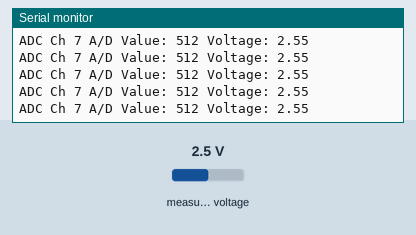
The sketch below on a simulated Arduino Uno, built with avr-gcc and run on an emulated ATmega328P. Shown: the last lines printed to the serial monitor. Wiring (inferred from the names in the program): MCP3008 converter: CS pin 10. The inputs (shaded band) are chosen by the test bench; at power-on: measured voltage 2.5 V.

Above: at 1.2 s.
1.3 s: measured voltage set to 0.1 V
At 1.34 s:
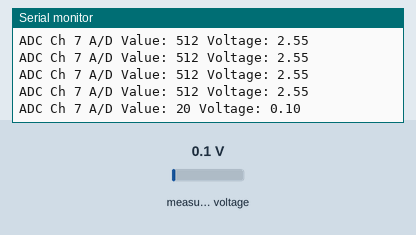
4.3 s: measured voltage set to 1.2 V
At 4.33 s:
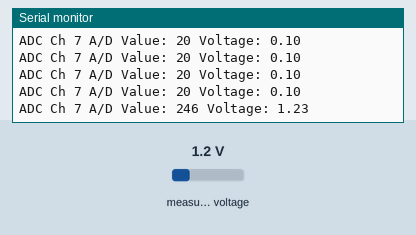
7.3 s: measured voltage set to 4.9 V
At 7.34 s:
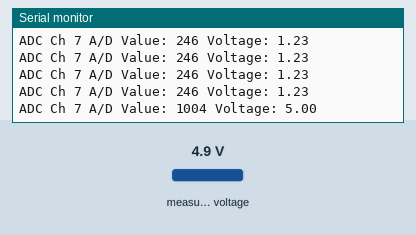
13.3 s: measured voltage set to 0.1 V
At 13.34 s:
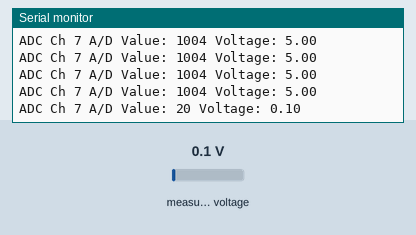
16.3 s: measured voltage set to 2.5 V
At 16.34 s:
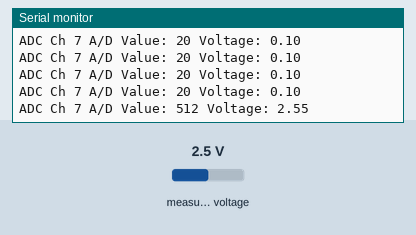
Timing chart, 0 to 19.3 s (numbered marks = the images above; inputs shaded):
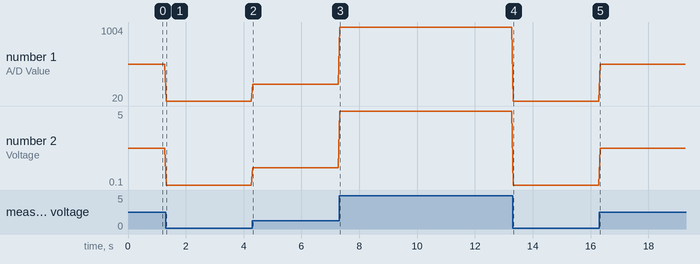

The sketch:

mcp3008Test_4.ino
```cpp
  /*

  A sketch to control the 10-Bit, 8-channel ADC MCP3008 on the Rheingold Heavy
  I2C and SPI Education Shield.  The code supposes the use of the Education Shield,
  but if you're using a breakout board, connect the CS pin to Digital 4, and the
  SPI pins in their usual locations.

  Website:   http://www.rheingoldheavy.com/mcp3008-tutorial-02-sampling-dc-voltage/
  Datasheet: http://ww1.microchip.com/downloads/en/DeviceDoc/21295d.pdf


 */


#include <SPI.h>                         // Include the SPI library

SPISettings MCP3008(2000000, MSBFIRST, SPI_MODE0);

const int  CS_MCP3008       = 10;          // ADC Chip Select
const byte adc_single_ch0   = (0x08);     // ADC Channel 0
const byte adc_single_ch1   = (0x09);     // ADC Channel 1
const byte adc_single_ch2   = (0x0A);     // ADC Channel 2
const byte adc_single_ch3   = (0x0B);     // ADC Channel 3
const byte adc_single_ch4   = (0x0C);     // ADC Channel 4
const byte adc_single_ch5   = (0x0D);     // ADC Channel 5
const byte adc_single_ch6   = (0x0E);     // ADC Channel 6
const byte adc_single_ch7   = (0x0F);     // ADC Channel 7

void setup()
{

  SPI.begin     ();
  Serial.begin  (9600);
  pinMode       (CS_MCP3008, OUTPUT);
  digitalWrite  (CS_MCP3008, LOW);        // Cycle the ADC CS pin as per datasheet
  digitalWrite  (CS_MCP3008, HIGH);

}


void loop()
{

  double vRef        = 5.10;
  int    adc_reading = 0;

  adc_reading        = adc_single_channel_read (adc_single_ch7);

  Serial.print       ("ADC Ch ");
  Serial.print       (adc_single_ch7 & 0x07);
  Serial.print       (" A/D Value: " );
  Serial.print       (adc_reading);
  Serial.print       (" Voltage: ");
  Serial.println     ((adc_reading * vRef) / 1024, 2);

  delay(50);

}


int adc_single_channel_read(byte readAddress)
{

  byte dataMSB =    0;
  byte dataLSB =    0;
  byte JUNK    = 0x00;

  SPI.beginTransaction (MCP3008);
  digitalWrite         (CS_MCP3008, LOW);
  SPI.transfer         (0x01);                                 // Start Bit
  dataMSB =            SPI.transfer(readAddress << 4) & 0x03;  // Send readAddress and receive MSB data, masked to two bits
  dataLSB =            SPI.transfer(JUNK);                     // Push junk data and get LSB byte return
  digitalWrite         (CS_MCP3008, HIGH);
  SPI.endTransaction   ();

  return               dataMSB << 8 | dataLSB;

}
```

Measured:
- after the input at 1.3 s, the serial monitor: prints a new line at once (image 1)
- after the input at 4.3 s, the serial monitor: prints a new line at once (image 2)
- after the input at 7.3 s, the serial monitor: prints a new line at once (image 3)
- after the input at 13.3 s, the serial monitor: prints a new line at once (image 4)
- after the input at 16.3 s, the serial monitor: prints a new line at once (image 5)
- plotted number 1: 512 → 20 after the input at 1.3 s, 20 → 246 after the input at 4.3 s, 246 → 1004 after the input at 7.3 s, 1004 → 20 after the input at 13.3 s, 20 → 512 after the input at 16.3 s
- plotted number 2: 2.55 → 0.1 after the input at 1.3 s, 0.1 → 1.23 after the input at 4.3 s, 1.23 → 5 after the input at 7.3 s, 5 → 0.1 after the input at 13.3 s, 0.1 → 2.55 after the input at 16.3 s
